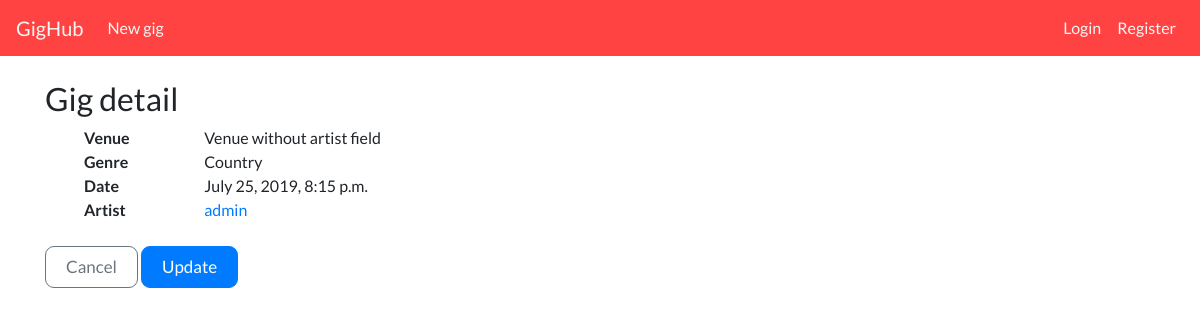
Page /4/ on the committed database.
### gigs/models.py (models this page shows, shortened)
class Gig(models.Model):
    artist = models.ForeignKey(
        User, on_delete=models.CASCADE, related_name='artist')
    dateTime = models.DateTimeField('Date posted', default=timezone.now)
    venue = models.CharField(max_length=200)
    genre = models.ForeignKey(Genre, on_delete=models.CASCADE)
    attendees = models.ManyToManyField(
        User,
        through='Attendance',
    )

class Genre(models.Model):
    name = models.CharField(max_length=150)
    def __str__(self):
        return self.name

### gigs/views.py (the view)
# urls.py: path('<int:pk>/', GigDetail.as_view(), name="detail"),
class GigDetail(DetailView):
    model = Gig

### gigs/templates/gigs/gig_detail.html (shortened to what this page needs)
{% extends 'gigs/base.html' %}
{%block content %}
<h2>Gig detail</h2>
    <div class="row ml-4">
        <div class="col-md-2"><strong>Venue</strong></div>
        <div class="col-md-4">{{ object.venue }}</div>
        <div class="col-md-2"><strong>Genre</strong></div>
        <div class="col-md-4">{{ object.genre }}</div>
        <div class="col-md-2"><strong>Date</strong></div>
        <div class="col-md-4">{{ object.dateTime }}</div>
        <div class="col-md-2"><strong>Artist</strong></div>
        <div class="col-md-4"><a href="#">{{ object.artist }}</a></div>
    </div>
    <div class="mt-4">
    <a href="{% url 'gigs:list' %}" class="btn btn-outline-secondary">Cancel</a>
    <a href="{% url 'gigs:update' object.id %}"
        class="btn btn-primary">Update</a>
    </div>
{%endblock content%}

### gigs/static/gigs/style.css (style rules this page uses)
body { font-family: Lato, "Halvetica Neue", Halvetica, Arial, sans-serif; }
h1, h2, h3, h4, h5, h6 { font-family: Lato, "Halvetica Neue", Halvetica, Arial, sans-serif; }
.btn { font-size:17px; padding: 7px 20px; border-radius: 9px; }

### rows in the picture
Gig: venue "Venue without artist field", genre "Country", dateTime "July 25, 2019, 8:15 p.m.", artist "admin"
